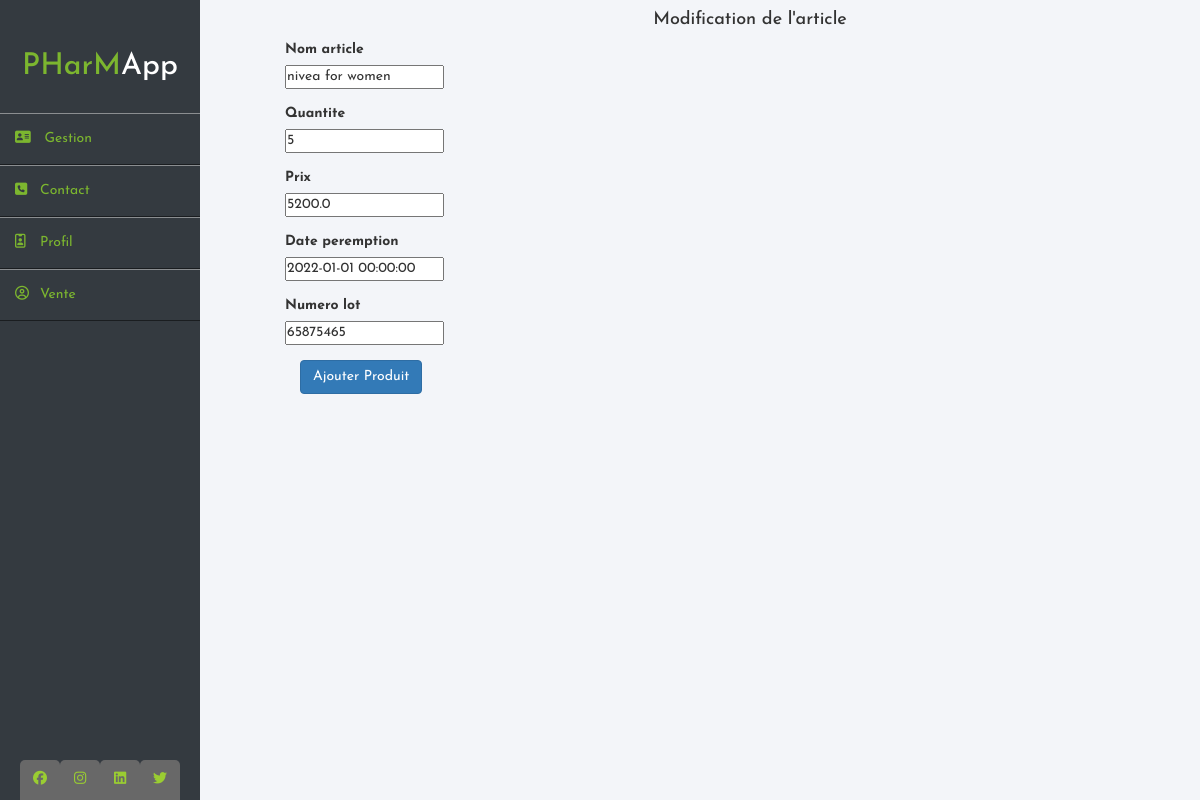
Page /inventaire/modifierpar/2 on the committed database.
### sys_inventaire/models.py (models this page shows, shortened)
class Produit(models.Model):
    nom_article = models.CharField(max_length=100, blank=False)
    quantite = models.IntegerField(blank=False)
    prix = models.FloatField(blank=False)
    date_peremption = models.DateTimeField()
    Numero_lot = models.IntegerField()
    class Meta:
        abstract = True

class Parapharmatie(Produit):
    pass

### sys_inventaire/views.py (the view)
# urls.py: path('modifierpar/<int:pk>', modifier_parapharmacie, name='modifier_parapharmacie'),
def modifier_parapharmacie(request, pk):
    return modifier_article(request, pk, Parapharmatie, ParapharmatieForm)

### sys_inventaire/forms.py
class ParapharmatieForm(forms.ModelForm):
    class Meta:
        model = Parapharmatie
        fields = ('nom_article', 'quantite', 'prix', 'date_peremption', 'Numero_lot')

### sys_inventaire/views.py (called while the page is built)
def modifier_article(request, pk, model, cls):
    item = get_object_or_404(model, pk=pk)
    if request.method == 'POST':
        form = cls(request.POST, instance=item)
        if form.is_valid():
            form.save()
            return redirect('sys_inventaire:index')
    else:
        form = cls(instance=item)
        return render(request, 'modifpage.html', {'form':form})

### sys_inventaire/templates/modifpage.html (shortened to what this page needs)
{% extends 'inventory.html' %}
{% block content %}
  <div class="container-form">
    <form method="POST">
      <center>
          <h4>Modification de l'article</h4>
      </center>
      {% for field in form %}
      <div class="form-group row">
        <label for="id_{{ field.name }}" class="col-2 col-form-label">{{ field.label }}</label>
        <div class="col-10">
          {{ field }}
        </div>
      </div>
      {% endfor %}
      <div class="form-group row">
        <div class="offset-sm-2 col-sm-6">
          <button type="submit" class="btn btn-primary">Ajouter Produit</button>
        </div>
      </div>
    </form>
  </div>
{% endblock %}

### core/static/css/style-inventaire.css (style rules this page uses)
* { margin: 0; padding: 0; box-sizing: border-box; list-style: none; text-decoration: none; font-family: 'Josefin Sans', sans-serif; }
body { background: #f3f5f9; }
.wrapper .main_content .container-form { position: relative; display: block; padding-left: 100px; }

### rows in the picture
Parapharmatie: form "nivea for women" "5" "5200.0" "2022-01-01 00:00:00" "65875465"

### other values in the picture
{{ field.label }} "Nom article" "Quantite" "Prix" "Date peremption" "Numero lot"
